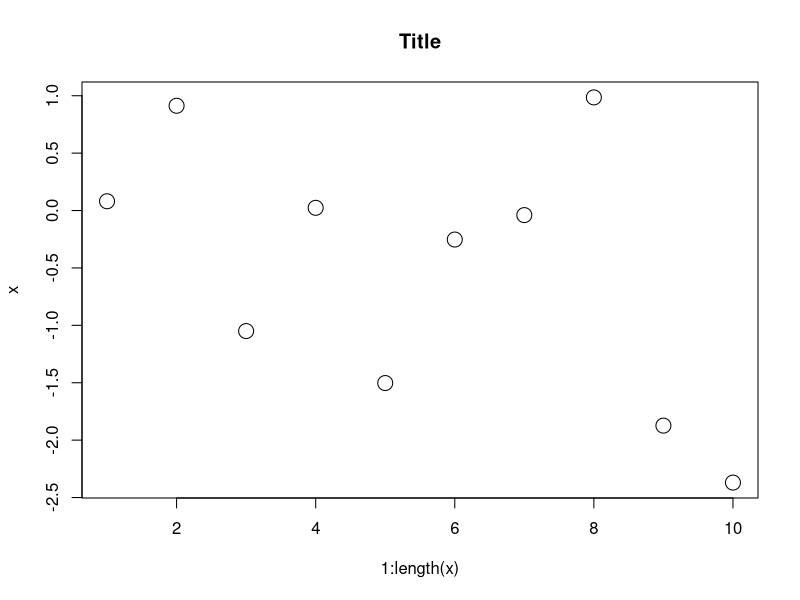

Source code (R):
## ---- chunk 1
foo = function(dir, f = list.files(dir, ...), ...) {
  i = file.info(f)
  f[order(i$size, decreasing = TRUE)]
}
z = foo(".")
class(z)
head(z)
## ---- chunk 2
g = function(x, ...) { plot(1:length(x), x, main = "Title", ...)}
g(rnorm(10), cex = 2, nonsense = 1)
## ---- chunk 3
source
